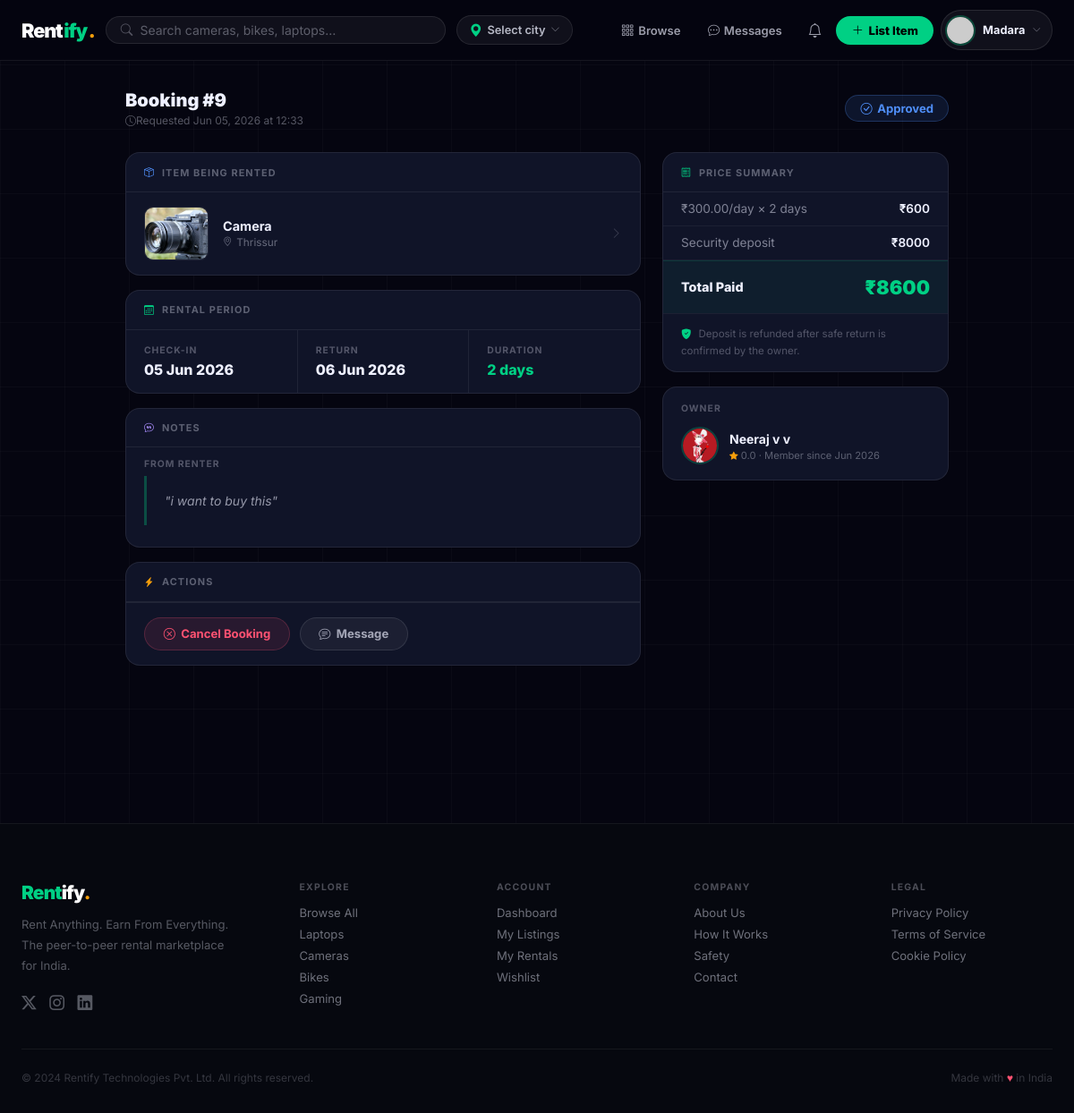
Screenshot of /bookings/9/ (signed in) with the database file from the repository.
### bookings/models.py (models this page shows, shortened)
class Booking(models.Model):
    STATUS_CHOICES = [
        ('pending', 'Pending'),
        ('approved', 'Approved'),
        ('rejected', 'Rejected'),
        ('active', 'Active'),
        ('completed', 'Completed'),
        ('cancelled', 'Cancelled'),
    ]
    renter = models.ForeignKey(User, on_delete=models.CASCADE, related_name='bookings')
    product = models.ForeignKey(Product, on_delete=models.CASCADE, related_name='bookings')
    start_date = models.DateField()
    end_date = models.DateField()
    total_days = models.IntegerField(default=1)
    price_per_day = models.DecimalField(max_digits=10, decimal_places=2)
    rental_cost = models.DecimalField(max_digits=10, decimal_places=2)
    security_deposit = models.DecimalField(max_digits=10, decimal_places=2, default=0)
    total_amount = models.DecimalField(max_digits=10, decimal_places=2)
    status = models.CharField(max_length=20, choices=STATUS_CHOICES, default='pending')
    renter_note = models.TextField(blank=True)
    owner_note = models.TextField(blank=True)
    created_at = models.DateTimeField(auto_now_add=True)
    updated_at = models.DateTimeField(auto_now=True)
    class Meta:
        ordering = ['-created_at']
    def get_status_icon(self):
        icons = {
            'pending': 'bi-clock',
            'approved': 'bi-check-circle',
            'rejected': 'bi-x-circle',
            'active': 'bi-play-circle',
            'completed': 'bi-check2-all',
            'cancelled': 'bi-dash-circle',
        }
        return icons.get(self.status, 'bi-circle')

### listings/models.py (models this page shows, shortened)
class Product(models.Model):
    owner = models.ForeignKey(User, on_delete=models.CASCADE, related_name='listings')
    title = models.CharField(max_length=200)
    category = models.CharField(max_length=50, choices=CATEGORY_CHOICES, default='other')
    description = models.TextField()
    location = models.CharField(max_length=200, help_text='Public display: city/area only')
    state = models.CharField(max_length=100, blank=True, default='')
    city = models.CharField(max_length=100, blank=True, default='')
    area_locality = models.CharField(max_length=120, blank=True, default='')
    address_private = models.CharField(max_length=300, blank=True, default='')
    price_per_day = models.DecimalField(max_digits=10, decimal_places=2)
    price_per_week = models.DecimalField(max_digits=10, decimal_places=2, null=True, blank=True)
    price_per_month = models.DecimalField(max_digits=10, decimal_places=2, null=True, blank=True)
    security_deposit = models.DecimalField(max_digits=10, decimal_places=2, default=0)
    is_available = models.BooleanField(default=True)
    rating = models.DecimalField(max_digits=3, decimal_places=2, default=0.00)
    total_reviews = models.IntegerField(default=0)
    views_count = models.IntegerField(default=0)
    is_flagged = models.BooleanField(default=False)
    flag_reason = models.CharField(max_length=200, blank=True)
    created_at = models.DateTimeField(auto_now_add=True)
    updated_at = models.DateTimeField(auto_now=True)
    class Meta:
        ordering = ['-created_at']
    def get_primary_image(self):
        img = self.images.filter(is_primary=True).first() or self.images.first()
        return img.image.url if img else static('images/no-image.svg')
    def build_public_location(self):
        parts = []
        if self.area_locality and self.area_locality.strip():
            parts.append(self.area_locality.strip())
        if self.city and self.city.strip():
            if not parts or self.city.strip().lower() != parts[0].lower():
                parts.append(self.city.strip())
        if parts:
            return ', '.join(parts)
        return (self.location or '').strip()
    def get_public_location(self):
        return self.build_public_location() or self.location or ''

class ProductImage(models.Model):
    product = models.ForeignKey(Product, on_delete=models.CASCADE, related_name='images')
    image = models.ImageField(upload_to='products/')
    is_primary = models.BooleanField(default=False)
    order = models.IntegerField(default=0)
    uploaded_at = models.DateTimeField(auto_now_add=True)
    class Meta:
        ordering = ['order', 'uploaded_at']

### accounts/models.py (models this page shows, shortened)
class UserProfile(models.Model):
    user = models.OneToOneField(User, on_delete=models.CASCADE, related_name='profile')
    phone = models.CharField(max_length=20, blank=True)
    address = models.TextField(blank=True)
    bio = models.TextField(blank=True, max_length=500)
    profile_photo = models.ImageField(upload_to='profiles/', blank=True, null=True)
    is_verified = models.BooleanField(default=False)
    rating = models.DecimalField(max_digits=3, decimal_places=2, default=0.00)
    total_reviews = models.IntegerField(default=0)
    total_earnings = models.DecimalField(max_digits=10, decimal_places=2, default=0.00)
    dark_mode = models.BooleanField(default=False)
    created_at = models.DateTimeField(auto_now_add=True)
    updated_at = models.DateTimeField(auto_now=True)
    def get_photo_url(self):
        if self.profile_photo:
            return self.profile_photo.url
        return '/static/images/default-avatar.png'

### bookings/views.py (the view)
# urls.py: path('<int:pk>/', views.booking_detail_view, name='booking_detail'),
@login_required
def booking_detail_view(request, pk):
    booking = Booking.objects.select_related(
        'product', 'renter', 'product__owner'
    ).get(pk=pk)
    if request.user != booking.renter and request.user != booking.product.owner:
        messages.error(request, "Access denied.")
        return redirect('dashboard')
    return render(request, 'bookings/booking_detail.html', {'booking': booking})

### templates/bookings/booking_detail.html (shortened to what this page needs)
{% extends 'base.html' %}
{% load static %}
{% block content %}
<div class="bd-wrap">
  <div class="bd-status-bar">
    <div>
      <div class="bd-id">Booking #{{ booking.pk }}</div>
      <div class="bd-meta">
        <i class="bi bi-clock me-1"></i>Requested {{ booking.created_at|date:"M d, Y" }} at {{ booking.created_at|time:"H:i" }}
      </div>
    </div>
    <span class="status-chip sc-{{ booking.status }}">
      <i class="bi {{ booking.get_status_icon }}"></i>
      {{ booking.get_status_display }}
    </span>
  </div>
  <div class="bd-grid">
    <div>
      <div class="bd-card">
        <div class="bd-card-head"><i class="bi bi-box-seam" style="color:#4F8EF7;"></i> Item Being Rented</div>
        <a href="{% url 'product_detail' booking.product.pk %}" class="prod-row">
          <img src="{{ booking.product.get_primary_image }}" alt="{{ booking.product.title }}"
               onerror="this.src='https://placehold.co/72x60/101428/4F8EF7?text=📦'">
          <div>
            <div class="prod-title">{{ booking.product.title }}</div>
            <div class="prod-loc"><i class="bi bi-geo-alt" style="font-size:.65rem;"></i>{{ booking.product.get_public_location }}</div>
          </div>
          <i class="bi bi-chevron-right" style="margin-left:auto;color:rgba(238,240,255,.2);font-size:.8rem;"></i>
        </a>
      </div>
      <div class="bd-card">
        <div class="bd-card-head"><i class="bi bi-calendar3" style="color:#00D084;"></i> Rental Period</div>
        <div class="date-grid">
          <div class="date-cell">
            <div class="date-lbl">Check-in</div>
            <div class="date-val">{{ booking.start_date|date:"d M Y" }}</div>
          </div>
          <div class="date-cell">
            <div class="date-lbl">Return</div>
            <div class="date-val">{{ booking.end_date|date:"d M Y" }}</div>
          </div>
          <div class="date-cell">
            <div class="date-lbl">Duration</div>
            <div class="date-val green">{{ booking.total_days }} day{{ booking.total_days|pluralize }}</div>
          </div>
        </div>
      </div>
      {% if booking.renter_note or booking.owner_note %}
      <div class="bd-card">
        <div class="bd-card-head"><i class="bi bi-chat-quote" style="color:#A78BFA;"></i> Notes</div>
        {% if booking.renter_note %}
        <div style="padding:.75rem 1.25rem 0;">
          <div style="font-size:.65rem;font-weight:700;text-transform:uppercase;letter-spacing:.09em;color:rgba(238,240,255,.3);margin-bottom:.4rem;">From Renter</div>
          <p class="note-block">"{{ booking.renter_note }}"</p>
        </div>
        {% endif %}
        <div style="padding:.75rem;"></div>
      </div>
      {% endif %}
      <div class="bd-card">
        <div class="bd-card-head"><i class="bi bi-lightning-charge-fill" style="color:#F59E0B;"></i> Actions</div>
        <div class="bd-actions">
          {% if request.user == booking.renter %}
            {% if booking.status == 'pending' or booking.status == 'approved' %}
            <form method="post" action="{% url 'cancel_booking' booking.pk %}" style="margin:0;">
              <button type="submit" class="bd-btn bd-btn-danger" onclick="return confirm('Cancel this booking?')">
                <i class="bi bi-x-circle"></i> Cancel Booking
              </button>
            </form>
            {% endif %}
          {% endif %}
          <a href="{% url 'start_conversation' booking.product.owner.username %}" class="bd-btn bd-btn-outline ms-auto">
            <i class="bi bi-chat-text"></i> Message
          </a>
        </div>
      </div>
    </div>
    <div>
      <div class="price-card">
        <div class="bd-card-head" style="padding:.9rem 1.25rem;border-bottom:1px solid rgba(255,255,255,.07);">
          <i class="bi bi-receipt" style="color:#00D084;"></i> Price Summary
        </div>
        <div class="price-row">
          <span class="pl">₹{{ booking.price_per_day }}/day × {{ booking.total_days }} day{{ booking.total_days|pluralize }}</span>
          <span class="pv">₹{{ booking.rental_cost|floatformat:0 }}</span>
        </div>
        <div class="price-row">
          <span class="pl">Security deposit</span>
          <span class="pv">₹{{ booking.security_deposit|floatformat:0 }}</span>
        </div>
        <div class="price-total">
          <span class="pt-lbl">Total Paid</span>
          <span class="pt-val">₹{{ booking.total_amount|floatformat:0 }}</span>
        </div>
        <div style="padding:.85rem 1.25rem;font-size:.72rem;color:rgba(238,240,255,.3);line-height:1.6;border-top:1px solid rgba(255,255,255,.05);">
          <i class="bi bi-shield-fill-check" style="color:#00D084;margin-right:.3rem;"></i>
          Deposit is refunded after safe return is confirmed by the owner.
        </div>
      </div>
      <div style="background:#101428;border:1px solid rgba(255,255,255,.08);border-radius:16px;padding:1.1rem 1.25rem;margin-top:1rem;">
        <div style="font-size:.65rem;font-weight:700;text-transform:uppercase;letter-spacing:.1em;color:rgba(238,240,255,.3);margin-bottom:.85rem;">Owner</div>
        <div style="display:flex;align-items:center;gap:.75rem;">
          <img src="{{ booking.product.owner.profile.get_photo_url }}"
               style="width:42px;height:42px;border-radius:50%;object-fit:cover;border:2px solid rgba(0,208,132,.25);flex-shrink:0;"
               onerror="this.src='https://placehold.co/42/4F8EF7/fff?text={{ booking.product.owner.username|first|upper }}'">
          <div>
            <a href="{% url 'public_profile' booking.product.owner.username %}"
               style="font-weight:700;font-size:.875rem;color:#EEF0FF;text-decoration:none;">
              {{ booking.product.owner.get_full_name|default:booking.product.owner.username }}
            </a>
            <div style="font-size:.7rem;color:rgba(238,240,255,.35);margin-top:.1rem;">
              <i class="bi bi-star-fill" style="color:#F59E0B;font-size:.6rem;"></i>
              {{ booking.product.owner.profile.rating|floatformat:1 }} · Member since {{ booking.product.owner.date_joined|date:"M Y" }}
            </div>
          </div>
        </div>
      </div>
    </div>
  </div>
</div>
{% endblock %}

### templates/includes/navbar.html (shortened to what this page needs)
{% if user.is_authenticated %}
<nav class="rfy-nav" id="mainNav">
  <div class="rfy-nav-inner">
    <a href="{% url 'home' %}" class="rfy-brand me-1">
      <span class="b-dark">Rent</span><span style="color:var(--green);">ify</span><span class="b-dot">.</span>
    </a>
    <form class="rfy-search d-none d-md-flex" action="{% url 'browse' %}" method="get" style="max-width:380px;">
      <i class="bi bi-search" style="color:rgba(238,240,255,.3);font-size:.85rem;flex-shrink:0;"></i>
      <input type="text" name="q" placeholder="Search cameras, bikes, laptops…" value="{{ request.GET.q|default:'' }}" autocomplete="off">
    </form>
    <div class="d-none d-lg-flex">
      {% include 'includes/location_dropdown.html' %}
    </div>
    <div class="rfy-nav-right d-none d-lg-flex">
      <a href="{% url 'browse' %}"
         class="rfy-navlink ">
        <i class="bi bi-grid-3x3-gap"></i> Browse
      </a>
      <a href="{% url 'inbox' %}"
         class="rfy-msg-link {% if request.resolver_match.url_name == 'inbox' or request.resolver_match.url_name == 'conversation' %}active{% endif %}">
        <i class="bi bi-chat-dots"></i>
        Messages
      </a>
      <div style="position:relative;">
        <button class="rfy-iconbtn" id="notifBtn" aria-label="Notifications">
          <i class="bi bi-bell"></i>
        </button>
      </div>
      <a href="{% url 'create_listing' %}" class="rfy-list-btn">
        <i class="bi bi-plus-lg"></i> List Item
      </a>
      <div class="rfy-nav-authed-only" style="position:relative;margin-left:.15rem;">
        <button class="rfy-profile-trigger" id="profileBtn" aria-expanded="false">
          <img src="{{ request.user.profile.get_photo_url }}"
               alt="{{ request.user.username }}"
               onerror="this.src='https://placehold.co/34/4F8EF7/fff?text={{ request.user.username|first|upper }}'">
          <span class="pt-name d-none d-xl-block">{{ request.user.first_name|default:request.user.username }}</span>
          <i class="bi bi-chevron-down pt-caret"></i>
        </button>
      </div>
    </div>
  </div>
</nav>
{% endif %}

### rows the page displays
Booking: pk "9", created_at "Jun 05, 2026", created_at "12:33", status "Approved", product.get_primary_image (picture), product "Camera", product.get_public_location "Thrissur", start_date "05 Jun 2026", end_date "06 Jun 2026", total_days "2", renter_note "i want to buy this", price_per_day "300.00", rental_cost "600", security_deposit "8000", total_amount "8600", product.owner.profile.get_photo_url (picture), product.owner.get_full_name "Neeraj v v", product.owner.profile.rating "0.0", product.owner.date_joined "Jun 2026"

### other values shown
{{ request.user.first_name|default:request.user.username }} "Madara"
{{ section }} "EXPLORE" "ACCOUNT" "COMPANY" "LEGAL"
{{ label }} "Browse All" "Laptops" "Cameras" "Bikes" "Gaming" "Dashboard" "My Listings" "My Rentals" "Wishlist" "About Us" "How It Works" "Safety" "Contact" "Privacy Policy" "Terms of Service" "Cookie Policy"
